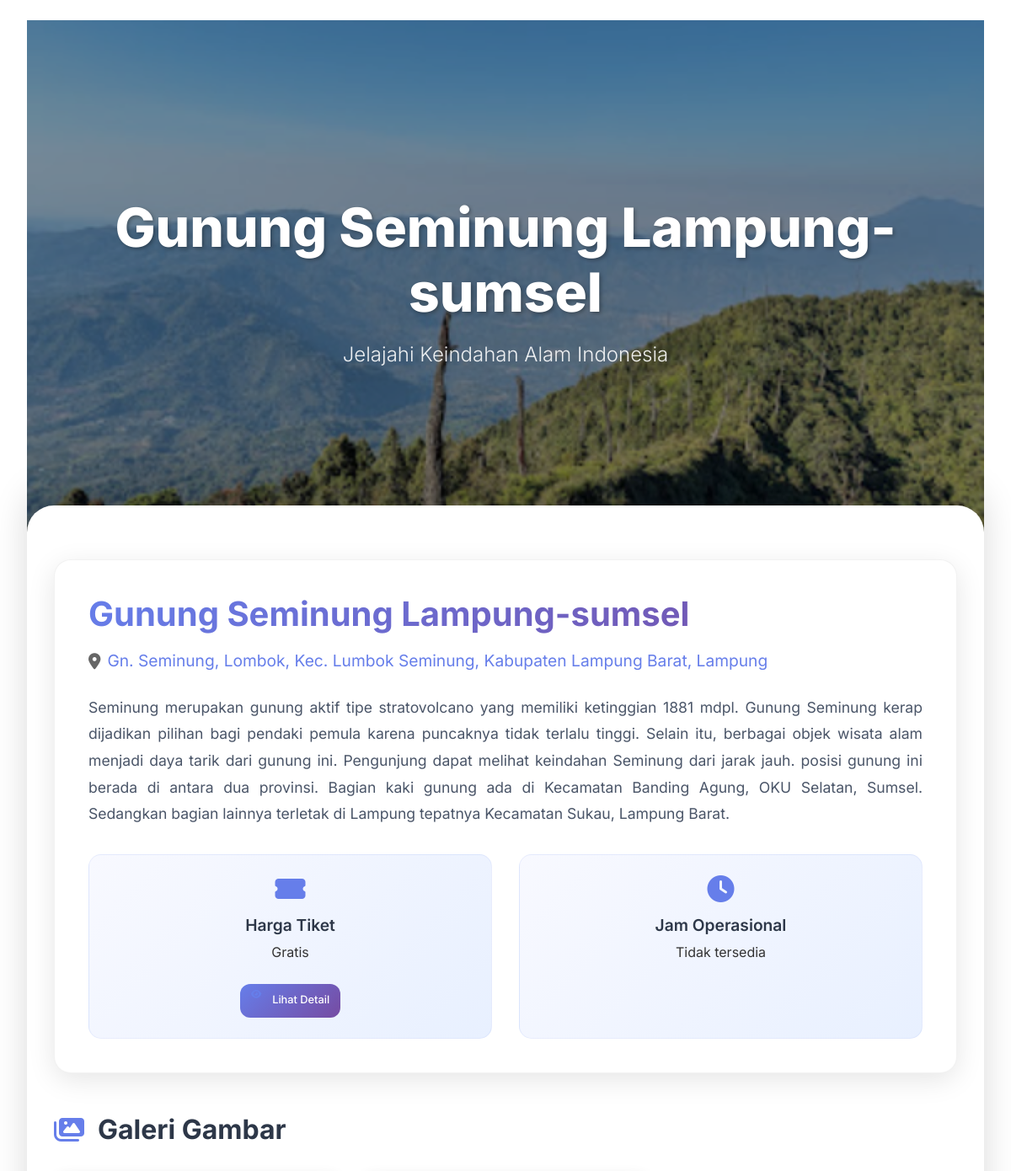
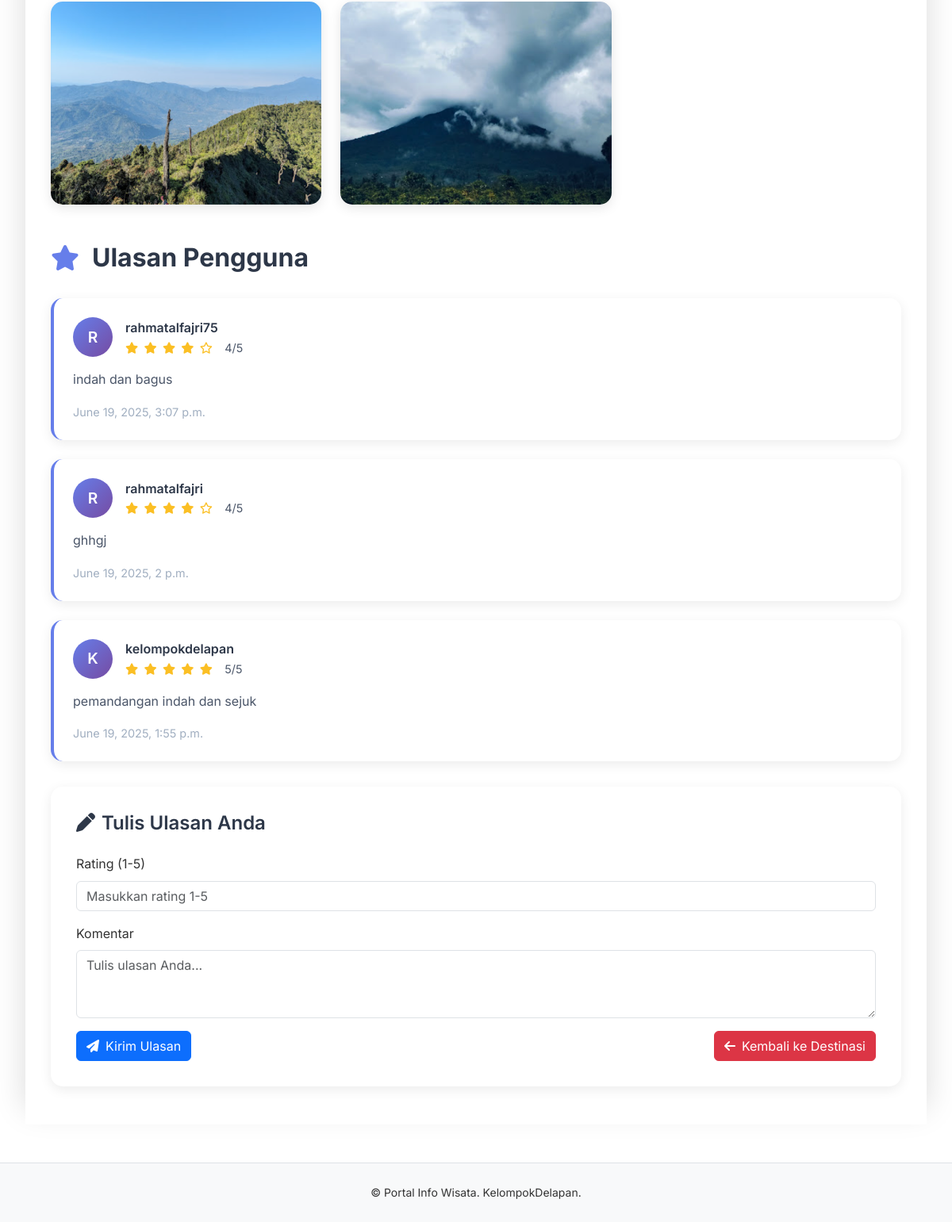
Page /destinasi/5/ (signed in) on the committed database (2 pictures, top to bottom).
### wisata/models.py (models this page shows, shortened)
class GambarDestinasi(models.Model):  # Inheritance
    destinasi = models.ForeignKey(  # Relasi ke DestinasiWisata
        DestinasiWisata,
        on_delete=models.CASCADE,
        related_name='gambar'
    )
    gambar = models.ImageField(  # Field khusus untuk upload gambar
        upload_to='gambar_destinasi/',
        verbose_name=_("Gambar")
    )
    keterangan = models.CharField(
        max_length=255,
        blank=True,
        verbose_name=_("Keterangan")
    )
    class Meta:
        verbose_name = _("Gambar Destinasi")
        verbose_name_plural = _("Gambar Destinasi")

class DestinasiWisata(models.Model):
    nama = models.CharField(max_length=100)
    lokasi = models.CharField(max_length=255)
    kategori = models.ForeignKey(KategoriDestinasi, on_delete=models.CASCADE)
    deskripsi = models.TextField()
    harga_tiket = models.CharField(max_length=50, default="Gratis")
    jam_buka = models.TimeField(null=True, blank=True)
    jam_tutup = models.TimeField(null=True, blank=True)
    tanggal_dibuat = models.DateTimeField(auto_now_add=True)
    tanggal_diperbarui = models.DateTimeField(auto_now=True)

class UlasanPengguna(models.Model):  # Inheritance
    destinasi = models.ForeignKey(  # Relasi ke DestinasiWisata
        DestinasiWisata,
        on_delete=models.CASCADE,
        related_name='ulasan',
        verbose_name=_("Destinasi")
    )
    pengguna = models.ForeignKey(  # Relasi ke model User bawaan Django
        User,
        on_delete=models.CASCADE,
        verbose_name=_("Pengguna")
    )
    rating = models.PositiveSmallIntegerField(verbose_name=_("Rating (1-5)"))  # Angka rating 1-5
    komentar = models.TextField(blank=True, verbose_name=_("Komentar"))  # Ulasan teks opsional
    tanggal_ulasan = models.DateTimeField(auto_now_add=True, verbose_name=_("Tanggal Ulasan"))
    class Meta:
        verbose_name = _("Ulasan Pengguna")
        verbose_name_plural = _("Ulasan Pengguna")
        ordering = ['-tanggal_ulasan']  # Default urutan berdasarkan tanggal terbaru

### wisata/views.py (the view, shortened to what this page needs)
# urls.py: path('destinasi/<int:destinasi_id>/', DetailDestinasiView.as_view(), name='detail_destinasi'),
class DetailDestinasiView(LoginRequiredMixin, View):
    login_url = '/login/'
    def get(self, request, destinasi_id):
        destinasi = get_object_or_404(DestinasiWisata, id=destinasi_id)
        gambar_list = destinasi.gambar.all()
        ulasan_list = UlasanPengguna.objects.filter(destinasi=destinasi).order_by('-tanggal_ulasan')
        harga_list = DetailHargaTiket.objects.filter(destinasi=destinasi, aktif=True)
        form = UlasanForm()
        return render(request, 'detail_destinasi.html', {
            'destinasi': destinasi,
            'gambar_list': gambar_list,
            'ulasan_list': ulasan_list,
            'harga_list': harga_list,
            'form': form,
        })

### wisata/forms.py
class UlasanForm(forms.ModelForm):
    class Meta:
        model = UlasanPengguna
        fields = ['rating', 'komentar']
        widgets = {
            'rating': forms.NumberInput(attrs={
                'min': 1,
                'max': 5,
                'class': 'form-control',
                'placeholder': 'Masukkan rating 1-5'
            }),
            'komentar': forms.Textarea(attrs={
                'rows': 3,
                'class': 'form-control',
                'placeholder': 'Tulis ulasan Anda...'
            }),
        }
        labels = {
            'rating': 'Rating (1-5)',
            'komentar': 'Komentar / Ulasan',
        }

### wisata/templates/detail_destinasi.html (shortened to what this page needs)
{% extends "layouts.html" %}
{% load humanize %}
{% load formatters %}
{% block content %}
<div class="hero-section" {% if gambar_list.0 %}style="background-image: url('{{ gambar_list.0.gambar.url }}');"{% endif %}>
    <div class="hero-content">
        <h1 class="hero-title">{{ destinasi.nama }}</h1>
        <p class="hero-subtitle">Jelajahi Keindahan Alam Indonesia</p>
    </div>
    <div class="scroll-indicator" onclick="document.querySelector('.content-section').scrollIntoView({behavior: 'smooth'})">
    </div>
</div>
<div class="content-section">
    <div class="container">
        <div class="glass-card stagger-animation">
            <h2 class="info-title">{{ destinasi.nama }}</h2>
            <p class="info-location">
                <i class="fas fa-map-marker-alt"></i>
                <a href="https://www.google.com/maps/search/?api=1&query={{ destinasi.lokasi|urlencode }}" target="_blank" rel="noopener noreferrer">
                    {{ destinasi.lokasi }}
                </a>
            </p>
            <p class="info-description">{{ destinasi.deskripsi }}</p>
            <div class="info-grid">
                <div class="info-item">
                    <i class="fas fa-ticket-alt"></i>
                    <h5>Harga Tiket</h5>
                    <p>{{ destinasi.harga_tiket }}</p>
                    <button class="btn-ticket" onclick="openModal()">
                        <i class="fas fa-eye me-2"></i>Lihat Detail
                    </button>
                </div>
                <div class="info-item">
                    <i class="fas fa-clock"></i>
                    <h5>Jam Operasional</h5>
                    <p>
                        {% if destinasi.jam_buka and destinasi.jam_tutup %}
                            {{ destinasi.jam_buka|time:"H:i" }} - {{ destinasi.jam_tutup|time:"H:i" }}
                        {% else %}
                            Tidak tersedia
                        {% endif %}
                    </p>
                </div>
            </div>
        </div>
        <h3 class="section-title"><i class="fas fa-images"></i>Galeri Gambar</h3>
        <div class="gallery-grid">
            {% for gambar in gambar_list %}
                <div class="gallery-item stagger-animation" onclick="openLightbox('{{ gambar.gambar.url }}', '{{ gambar.keterangan }}')">
                    <img src="{{ gambar.gambar.url }}" alt="{{ gambar.keterangan }}">
                </div>
            {% empty %}
                <div class="no-content">
                    <i class="fas fa-images"></i>
                    <p>Belum ada gambar untuk destinasi ini.</p>
                </div>
            {% endfor %}
        </div>
        <h3 class="section-title"><i class="fas fa-star"></i>Ulasan Pengguna</h3>
        {% for ulasan in ulasan_list %}
            <div class="review-card stagger-animation">
                <div class="review-header">
                    <div class="review-avatar">{{ ulasan.pengguna.username|first|upper }}</div>
                    <div>
                        <div class="review-username">{{ ulasan.pengguna.username }}</div>
                        <div class="review-rating">
                            {% for i in "12345" %}
                                {% if forloop.counter <= ulasan.rating %}
                                    <i class="fas fa-star"></i>
                                {% else %}
                                    <i class="far fa-star"></i>
                                {% endif %}
                            {% endfor %}
                            <span style="color: #4a5568; margin-left: 0.5rem;">{{ ulasan.rating }}/5</span>
                        </div>
                    </div>
                </div>
                <p class="review-comment">{{ ulasan.komentar }}</p>
                <div class="review-date">{{ ulasan.tanggal_ulasan }}</div>
            </div>
        {% empty %}
            <div class="no-content">
                <i class="fas fa-star"></i>
                <p>Belum ada ulasan untuk destinasi ini.</p>
            </div>
        {% endfor %}
        {% if user.is_authenticated %}
            <div class="form-section">
                <h4><i class="fas fa-pen me-2"></i>Tulis Ulasan Anda</h4>
                <form method="POST">
                    <div class="mb-3">
                        <label for="id_rating" class="form-label">Rating (1-5)</label>
                        {{ form.rating }}
                    </div>
                    <div class="mb-3">
                        <label for="id_komentar" class="form-label">Komentar</label>
                        {{ form.komentar }}
                    </div>
                    <div class="d-flex justify-content-between align-items-center">
                        <button type="submit" class="btn btn-primary">
                            <i class="fas fa-paper-plane me-2"></i>Kirim Ulasan
                        </button>
                        <a href="{% url 'destinasi_wisata' %}" class="btn btn-danger">
                            <i class="fas fa-arrow-left me-2"></i>Kembali ke Destinasi
                        </a>
                    </div>
                </form>
            </div>
        {% else %}
            <div class="glass-card">
                <p class="text-center" style="font-size: 1.2rem; color: #666;">
                    Silakan <a href="{% url 'login' %}" style="color: #667eea; text-decoration: none; font-weight: 600;">login</a> untuk menulis ulasan.
                </p>
            </div>
        {% endif %}
    </div>
</div>
<link href="https://cdnjs.cloudflare.com/ajax/libs/font-awesome/6.4.0/css/all.min.css" rel="stylesheet">
{% endblock %}

### wisata/templates/layouts.html (style rules this page uses)
html, body { height: 100%; }

### rows in the picture
GambarDestinasi: destinasi+gambar (picture), gambar (picture)
DestinasiWisata: nama "Gunung Seminung Lampung-sumsel", lokasi "Gn. Seminung, Lombok, Kec. Lumbok Seminung, Kabupaten Lampung Barat, Lampung", deskripsi "Seminung merupakan gunung aktif tipe stratovolcano yang memiliki ketinggian 1881 mdpl. Gunung Seminung kerap dijadikan pilihan bagi pendaki pemula karena puncaknya tidak terlalu tinggi. Selain itu, berbagai objek wisata alam menjadi daya tarik dari gunung ini. Pengunjung dapat melihat keindahan Seminung dari jarak jauh. posisi gunung ini berada di antara dua provinsi. Bagian kaki gunung ada di Kecamatan Banding Agung, OKU Selatan, Sumsel. Sedangkan bagian lainnya terletak di Lampung tepatnya Kecamatan Sukau, Lampung Barat.", harga_tiket "Gratis"
GambarDestinasi: gambar (picture)
UlasanPengguna: pengguna.username|first "R", pengguna.username "rahmatalfajri75", rating "4", komentar "indah dan bagus", tanggal_ulasan "June 19, 2025, 3:07 p.m."
UlasanPengguna: pengguna.username|first "R", pengguna.username "rahmatalfajri", rating "4", komentar "ghhgj", tanggal_ulasan "June 19, 2025, 2 p.m."
UlasanPengguna: pengguna.username|first "K", pengguna.username "kelompokdelapan", rating "5", komentar "pemandangan indah dan sejuk", tanggal_ulasan "June 19, 2025, 1:55 p.m."
